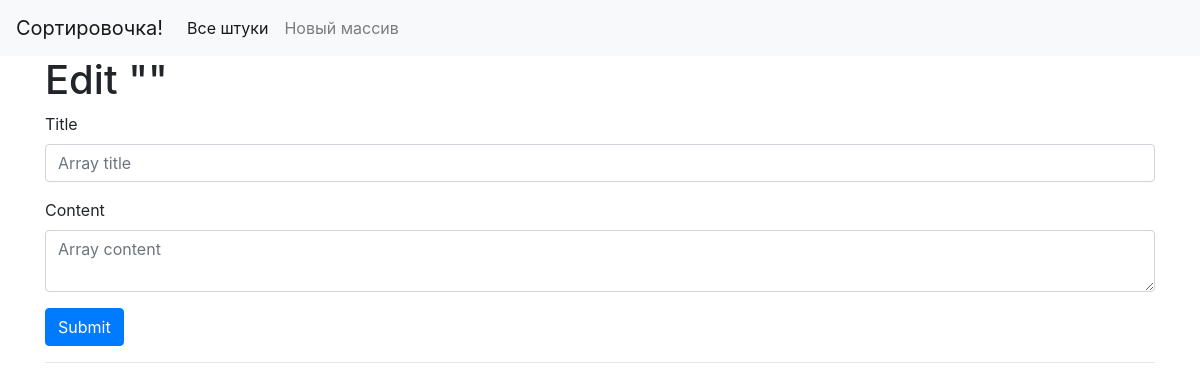
Page /7/edit on the earlier database version.
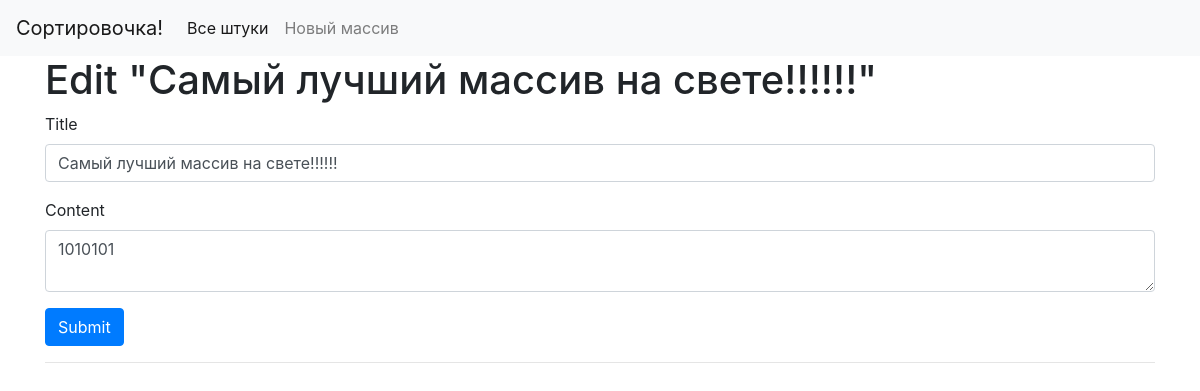
Same page on the later database version.
### tables this page shows
CREATE TABLE arrays (
    id INTEGER PRIMARY KEY AUTOINCREMENT,
    created TIMESTAMP NOT NULL DEFAULT CURRENT_TIMESTAMP,
    title TEXT NOT NULL,
    content TEXT NOT NULL
);

### search/api/app.py (the view, shortened to what this page needs)
@app.route('/<int:id>/edit', methods=('GET', 'POST'))
def edit(id):
    array = get_array(id)
    return render_template('edit.html', array=array)

### search/api/app.py (called while the page is built)
def get_db_connection():
    conn = sqlite3.connect('database.db')
    conn.row_factory = sqlite3.Row
    return conn

def get_array(array_id):
    conn = get_db_connection()
    array = conn.execute('SELECT * FROM arrays WHERE id = ?',
                        (array_id,)).fetchone()
    conn.close()
    return array

### search/api/templates/edit.html (shortened to what this page needs)
{% extends 'base.html' %}
{% block content %}
<h1>{% block title %} Edit "{{ array['title'] }}" {% endblock %}</h1>
<form method="post">
    <div class="form-group">
        <label for="title">Title</label>
        <input type="text" name="title" placeholder="Array title"
               class="form-control"
               value="{{ request.form['title'] or array['title'] }}">
    </div>
    <div class="form-group">
        <label for="content">Content</label>
        <textarea name="content" placeholder="Array content"
                  class="form-control">{{ request.form['content'] or array['content'] }}</textarea>
    </div>
    <div class="form-group">
        <button type="submit" class="btn btn-primary">Submit</button>
    </div>
</form>
<hr>
{% endblock %}

Differences in the rows shown:
added arrays: title "Самый лучший массив на свете!!!!!!", content "1010101"
